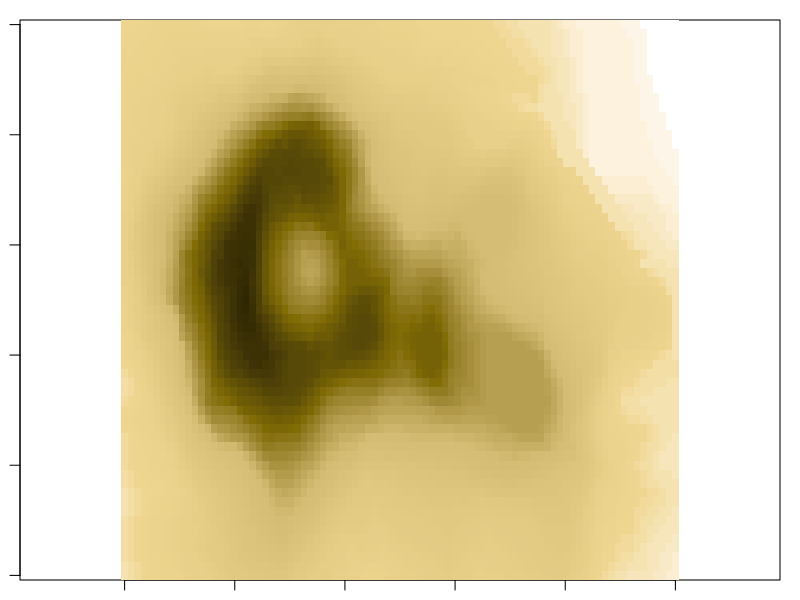
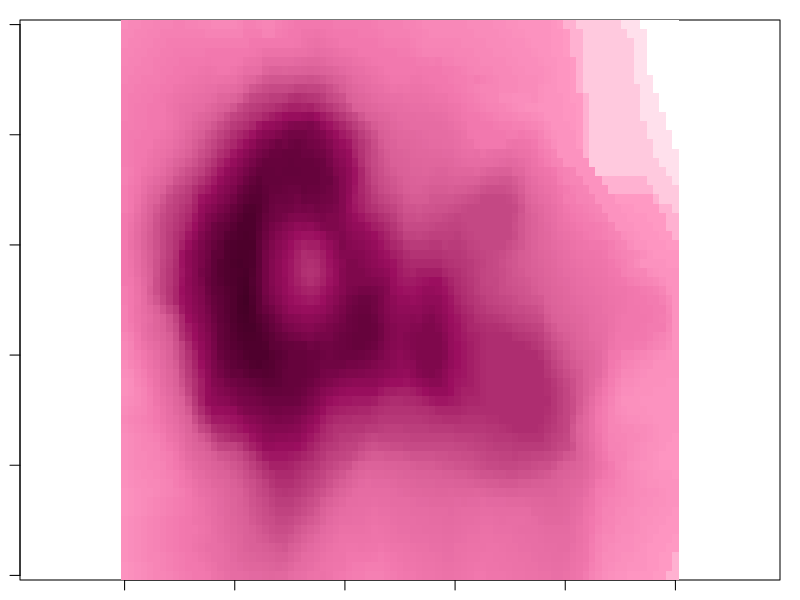
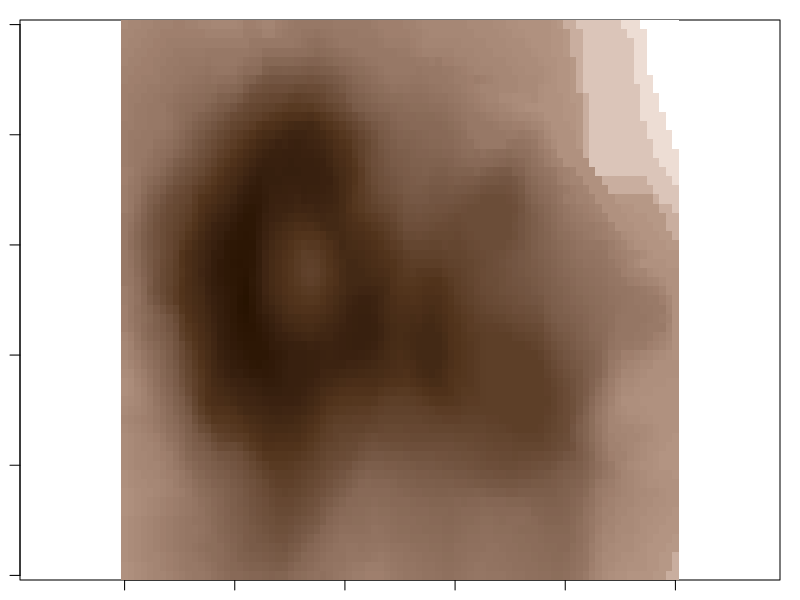
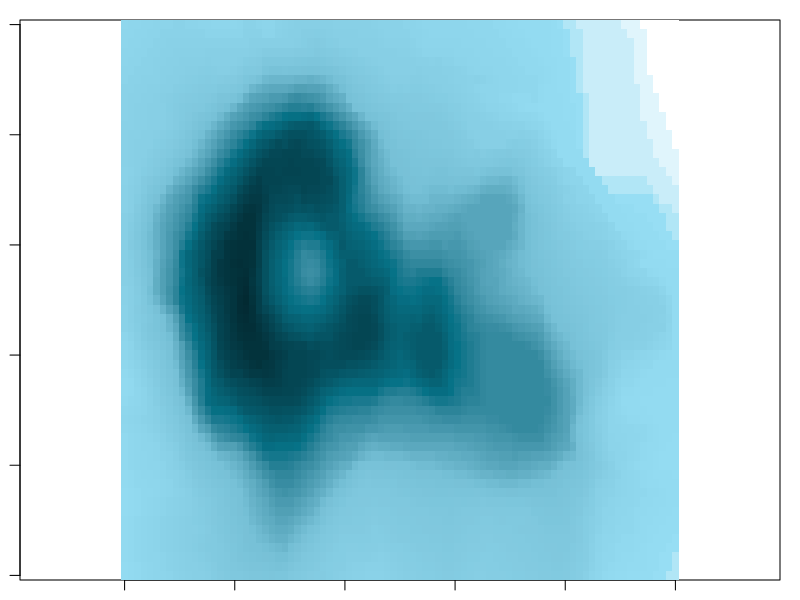
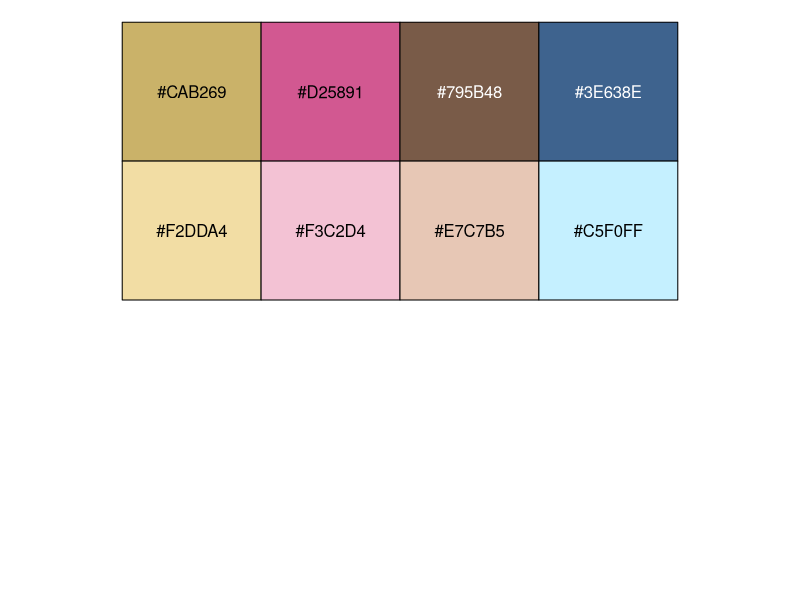

The R source for these figures, in order: (Note: this script raises an error after producing the figures.)
## color pallets for figure 1b maps of total stressor in each cell and for figure 2 ranking country radial plot

library(RColorBrewer)
library(colorspace)

dis <- "#D5BD75"
ghg <- "#DA6098"
nut <- "#795B48"
wat <- "#77C1D7"
light_gray <- "#F8F9FA"
white <- "#FFFFFF"

# disturbance
dis_1 <- colorspace::lighten(dis, amount = -0.8)
dis_2 <- colorspace::lighten(dis, amount = -0.4)
dis_3 <- colorspace::lighten(dis, amount = 0.2)
dis_4 <- colorspace::lighten(dis, amount = 0.4)
dis_5 <- colorspace::lighten(dis, amount = 0.95)

dist_palette <- c(dis_5, dis_4, dis_3, dis, dis_2, dis_1)
dist_palette <-  colorRampPalette(dist_palette, space="Lab", bias = 1.5)(10000)
dist_palette <- c(white, dist_palette)
par(mar=c(1,1,1,1))
image(volcano, asp=1, col=dist_palette)

# ghg
ghg_1 <- colorspace::lighten(ghg, amount = -0.8)
ghg_2 <- colorspace::lighten(ghg, amount = -0.4)
ghg_3 <- colorspace::lighten(ghg, amount = 0.2)
ghg_4 <- colorspace::lighten(ghg, amount = 0.4)
ghg_5 <- colorspace::lighten(ghg, amount = 0.95)

ghg_palette <- c(ghg_5, ghg_4, ghg_3, ghg, ghg_2, ghg_1)
ghg_palette <-  colorRampPalette(ghg_palette, space="Lab", bias = 2)(10000) #  
ghg_palette <- c(white, ghg_palette)
par(mar=c(1,1,1,1))
image(volcano, asp=1, col=ghg_palette)

# nut
nut_1 <- colorspace::lighten(nut, amount = -0.8)
nut_2 <- colorspace::lighten(nut, amount = -0.4)
nut_3 <- colorspace::lighten(nut, amount = 0.2)
nut_4 <- colorspace::lighten(nut, amount = 0.4)
nut_5 <- colorspace::lighten(nut, amount = 0.95)

nut_palette <- c(nut_5, nut_4, nut_3, nut, nut_2, nut_1)
nut_palette <-  colorRampPalette(nut_palette, space="Lab", bias = 2)(10000)
nut_palette <- c(white, nut_palette)
par(mar=c(1,1,1,1))
image(volcano, asp=1, col=nut_palette)

# wat
wat_1 <- colorspace::lighten(wat, amount = -0.8)
wat_2 <- colorspace::lighten(wat, amount = -0.4)
wat_3 <- colorspace::lighten(wat, amount = 0.2)
wat_4 <- colorspace::lighten(wat, amount = 0.4)
wat_5 <- colorspace::lighten(wat, amount = 0.95)


wat_palette <- c(wat_5, wat_4, wat_3, wat, wat_2, wat_1)
wat_palette <-  colorRampPalette(wat_palette, space="Lab", bias = 2)(10000)
wat_palette <- c(white, wat_palette)
par(mar=c(1,1,1,1))
image(volcano, asp=1, col=wat_palette)


## adapt for figure 2
dist_1 <- "#D5BD75"
dist_1 <- lighten(dist_1, amount = -0.05)
dist_2 <- "#FFEAB1"
dist_2 <- lighten(dist_2, amount = -0.05)

ghg_1 <- "#DA6098"
ghg_1 <- lighten(ghg_1, amount = -0.05)
ghg_2 <- "#FFCEE0"
ghg_2 <- lighten(ghg_2, amount = -0.05)

nut_1 <- "#795B48"
nut_2 <- "#E7C7B5"

wat_1 <- "#3E638E"
wat_2 <- "#C5F0FF"

jv_palette <- c(dist_1, ghg_1, nut_1, wat_1,
                dist_2, ghg_2, nut_2, wat_2)
scales::show_col(jv_palette, n = 4)
#dist, ghg, water, nut

pal_df <- as_tibble(jv_palette) %>% 
  rename(fill_value = value) %>% 
  mutate(source = case_when(fill_value == dist_1 ~ "land-disturbance",
                            fill_value == dist_2 ~ "ocean-disturbance",
                            fill_value == wat_1 ~ "land-water",
                            fill_value == wat_2 ~ "ocean-water",
                            fill_value == nut_1 ~ "land-nutrient",
                            fill_value == nut_2 ~ "ocean-nutrient",
                            fill_value == ghg_1 ~ "land-ghg",
                            fill_value == ghg_2 ~ "ocean-ghg")) 
